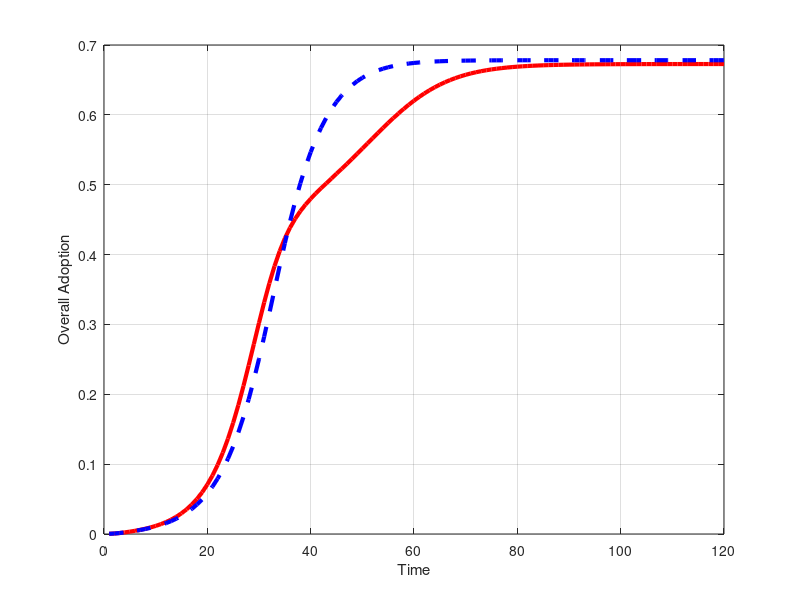
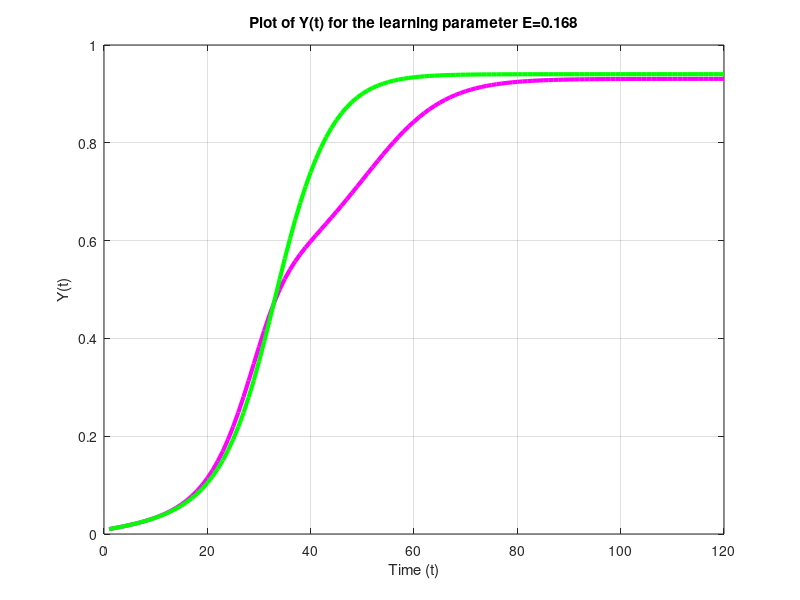
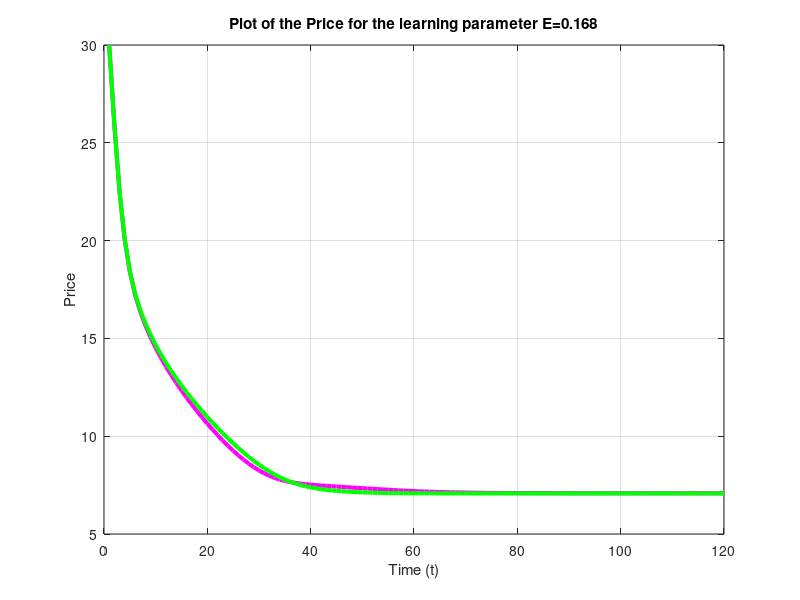
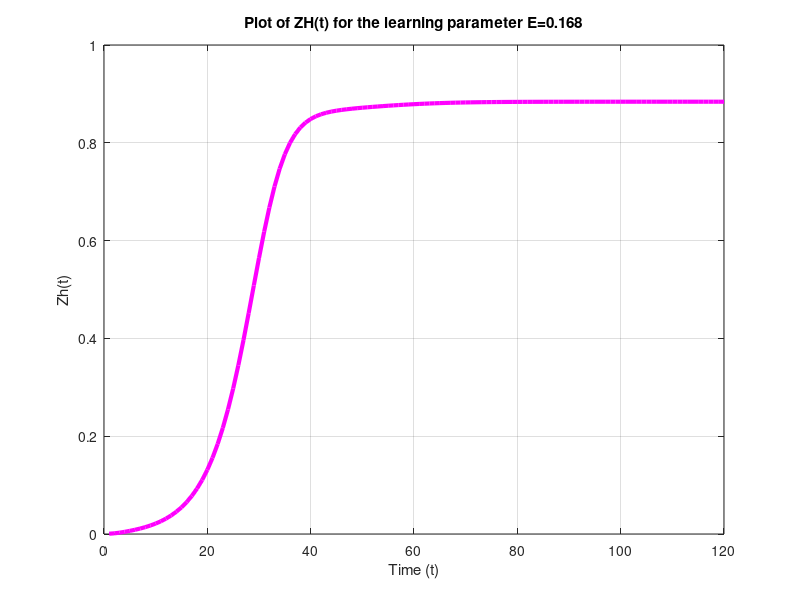

Here is the MATLAB script that generated these plots, in order: (Note: this script raises an error after producing the figures.)
%% Supplementary Figure S9: Zoomed Adoption Dynamics
%
% This script reproduces the zoomed-in adoption trajectories
% presented in Supplementary Figure S9.
%
% The figure compares long-term convergence of adoption dynamics
% under different levels of intergroup interaction.
%
% MATLAB version:
% MATLAB R2024b

clear;
clc;
close all;

% model's parameters
global xi P eta b a n E rho0 alpha_H alpha_L beta_L beta_H t_initial t_final

xi = 0.05;
P = 0.05;
eta = 1;
etai = 1-eta;
b = 0.4;
a = 0.1;
E = 0.168; % the experience parameter E for solar panels
rho0 = 30; 
n = 8000;
t_initial = 0;
t_final = 120;
p2 = 0.05;
% parameters for the gamma distribution for community 1: G_H
alpha_H = 4;
beta_H = 4;

% parameters for the gamma distribution for community 2: G_L
alpha_L = alpha_H;
beta_L = 2;

Y0_H = 0.01;
Y0_L = 0.01;
Y0 = (Y0_H + Y0_L) / 2;

Z0_H = Y0_H * (1 - gamcdf(rho0, alpha_H, beta_H));
Z0_L = Y0_L * (1 - gamcdf(rho0, alpha_H, beta_L));
Z0 = (Z0_H + Z0_L) / 2;

% the time span
tspan = [t_initial, t_final];

% initial Z, Y and price vectors
Y = zeros(1, t_final);
Z = zeros(1, t_final);
price = rho0 * ones(1, t_final);
Y_H = zeros(1, t_final);
Y_L = zeros(1, t_final);
Z_H = zeros(1, t_final);
Z_L = zeros(1, t_final);
Disparity_OverallVector = zeros(1, t_final);
Z_H1 = zeros(1, t_final);
Z_L1 = zeros(1, t_final);


% Initial conditions
Y(1) = Y0;
Y_L(1) = Y0_L;
Y_H(1) = Y0_H;
Z(1) = Z0;
Z_L(1) = Z0_L;
Z_H(1) = Z0_H;
price(1) = rho0;

% the functions are solved for each iteration of the loop
ode = @(t, Y, Zi, Zj) ((xi * P + eta * (b * (1-a) + a * (2 * Zi - 1)) * Zi + etai * (b * (1-a) + a * (2 * Zj - 1)) * Zj) * (1 - Y)- p2 * (Y - Zi));

equationZ = @(Z, price, Y, beta) Y * (1 - gamcdf(price, alpha_H, beta)) - Z;

equationPrice = @(price, Z, rho0, n, E) rho0 * (n * Z) ^ -E - price;

% the Z and price equations for each iteration of the loop
for ts = 2:t_final
    [t, YH_sol] = ode45(@(t, Y_H) ode(t, Y_H, Z_H(ts-1), Z_L(ts-1)), [ts-1, ts], Y_H(ts-1));
    Y_H(ts) = YH_sol(end) ;

    [t, YL_sol] = ode45(@(t, Y_L) ode(t, Y_L, Z_L(ts-1), Z_H(ts-1)), [ts-1, ts], Y_L(ts-1));
    Y_L(ts) = YL_sol(end) ;

    Y(ts) = (Y_H(ts) + Y_L(ts)) / 2;

    price(ts) = fsolve(@(price) equationPrice(price, Z(ts-1), rho0, n , E), price(ts-1));

    Z_H(ts) = fsolve(@(Z_H) equationZ(Z_H, price(ts), Y_H(ts), beta_H), Z_H(ts-1));
    Z_L(ts) = fsolve(@(Z_L) equationZ(Z_L, price(ts), Y_L(ts), beta_L), Z_L(ts-1));

    Z(ts) = (Z_H(ts) + Z_L(ts)) / 2;

    Dsiparity_OverallVector(ts) = abs(Z_H(ts) - Z_L(ts));
end
Z_H1 = Z_H;
Z_L1 = Z_L;

Dsiparity_Overall = sum(abs(Z_H - Z_L));
Disparity_SteadyState = abs(Z_H(t_final) - Z_L(t_final));

% plot Z(t)
figure(1);
plot(1:t_final, Z, 'r', 'LineWidth', 3);
xlabel('Time');
ylabel('Overall Adoption');
%title('Adoption Proportion for Homophily Values (h)');
hold on
grid on;

% plot Y(t)
figure(2);
plot(1:t_final, Y, 'm', 'LineWidth', 3);
xlabel('Time (t)');
ylabel('Y(t)');
title('Plot of Y(t) for the learning parameter E=0.168');
hold on
grid on

% plot price
figure(3);
plot(1:t_final, price, 'm', 'LineWidth', 3);
xlabel('Time (t)');
ylabel('Price');
title('Plot of the Price for the learning parameter E=0.168');
grid on
hold on

% plot Dsiparity_OverallVector
figure(13);
plot(1:t_final, Dsiparity_OverallVector(1:t_final), 'r', 'LineWidth', 3);
xlabel('Time');
ylabel('Transient Disparity');
%title('Disparity for Homophily Values (h)');
hold on
grid on;

% plot ZH(t)
figure(4);
plot(1:t_final, Z_H, 'm', 'LineWidth', 3);
xlabel('Time (t)');
ylabel('Zh(t)');
title('Plot of ZH(t) for the learning parameter E=0.168');
hold on
grid on;

% plot ZL(t)
figure(5);
plot(1:t_final, Z_L, 'm', 'LineWidth', 3);
xlabel('Time (t)');
ylabel('Zl(t)');
title('Plot of ZL(t) for the learning parameter E=0.168');
hold on
grid on
Z1 = Z;
%%%%%% Second etai
eta = 0.86;
etai = 0.14;

% initial Z, Y and price vectors
Y = zeros(1, t_final);
Z = zeros(1, t_final);
price = rho0 * ones(1, t_final);
Y_H = zeros(1, t_final);
Y_L = zeros(1, t_final);
Z_H = zeros(1, t_final);
Z_L = zeros(1, t_final);
Disparity_OverallVector = zeros(1, t_final);

Z_H2 = zeros(1, t_final);
Z_L2 = zeros(1, t_final);

% Initial conditions
Y(1) = Y0;
Y_L(1) = Y0_L;
Y_H(1) = Y0_H;
Z(1) = Z0;
Z_L(1) = Z0_L;
Z_H(1) = Z0_H;
price(1) = rho0;

% the functions are solved for each iteration of the loop
ode = @(t, Y, Zi, Zj) ((xi * P + eta * (b * (1-a) + a * (2 * Zi - 1)) * Zi + etai * (b * (1-a) + a * (2 * Zj - 1)) * Zj) * (1 - Y)- p2 *(Y - Zi));

equationZ = @(Z, price, Y, beta) Y * (1 - gamcdf(price, alpha_H, beta)) - Z;

equationPrice = @(price, Z, rho0, n, E) rho0 * (n * Z) ^ -E - price;

% the Z and price equations for each iteration of the loop
for ts = 2:t_final
    [t, YH_sol] = ode45(@(t, Y_H) ode(t, Y_H, Z_H(ts-1), Z_L(ts-1)), [ts-1, ts], Y_H(ts-1));
    Y_H(ts) = YH_sol(end) ;

    [t, YL_sol] = ode45(@(t, Y_L) ode(t, Y_L, Z_L(ts-1), Z_H(ts-1)), [ts-1, ts], Y_L(ts-1));
    Y_L(ts) = YL_sol(end) ;

    Y(ts) = (Y_H(ts) + Y_L(ts)) / 2;

    price(ts) = fsolve(@(price) equationPrice(price, Z(ts-1), rho0, n , E), price(ts-1));

    Z_H(ts) = fsolve(@(Z_H) equationZ(Z_H, price(ts), Y_H(ts), beta_H), Z_H(ts-1));
    Z_L(ts) = fsolve(@(Z_L) equationZ(Z_L, price(ts), Y_L(ts), beta_L), Z_L(ts-1));

    Z(ts) = (Z_H(ts) + Z_L(ts)) / 2;

    Dsiparity_OverallVector(ts) = abs(Z_H(ts) - Z_L(ts));
end

Z_H2 = Z_H;
Z_L2 = Z_L;

Dsiparity_Overall = sum(abs(Z_H - Z_L));
Disparity_SteadyState = abs(Z_H(t_final) - Z_L(t_final));

% plot Z(t)
figure(1);
plot(1:t_final, Z, '--', 'Color', 'b', 'LineWidth', 3);
hold on

% plot Y(t)
figure(2);
plot(1:t_final, Y, 'g', 'LineWidth', 3);
hold on

% plot price
figure(3);
plot(1:t_final, price, 'g', 'LineWidth', 3);
hold on

% plot Dsiparity_OverallVector
figure(13);
plot(1:t_final, Dsiparity_OverallVector(1:t_final), '--', 'Color', ' b', 'LineWidth', 3);
hold on

% plot ZH(t)
figure(4);
plot(1:t_final, Z_H, 'g', 'LineWidth', 3);

% plot ZL(t)
figure(5);
plot(1:t_final, Z_L, 'g', 'LineWidth', 3);
Z2 = Z;
%%%%% Third etai
eta = 0.63;
etai = 0.37;

% initial Z, Y and price vectors
Y = zeros(1, t_final);
Z = zeros(1, t_final);
price = rho0 * ones(1, t_final);
Y_H = zeros(1, t_final);
Y_L = zeros(1, t_final);
Z_H = zeros(1, t_final);
Z_L = zeros(1, t_final);
Disparity_OverallVector = zeros(1, t_final);

Z_H3 = zeros(1, t_final);
Z_L3 = zeros(1, t_final);

% Initial conditions
Y(1) = Y0;
Y_L(1) = Y0_L;
Y_H(1) = Y0_H;
Z(1) = Z0;
Z_L(1) = Z0_L;
Z_H(1) = Z0_H;
price(1) = rho0;

% the functions are solved for each iteration of the loop
ode = @(t, Y, Zi, Zj) ((xi * P + eta * (b * (1-a) + a * (2 * Zi - 1)) * Zi + etai * (b * (1-a) + a * (2 * Zj - 1)) * Zj) * (1 - Y)- p2 *(Y - Zi));

equationZ = @(Z, price, Y, beta) Y * (1 - gamcdf(price, alpha_H, beta)) - Z;

equationPrice = @(price, Z, rho0, n, E) rho0 * (n * Z) ^ -E - price;

% the Z and price equations for each iteration of the loop
for ts = 2:t_final
    [t, YH_sol] = ode45(@(t, Y_H) ode(t, Y_H, Z_H(ts-1), Z_L(ts-1)), [ts-1, ts], Y_H(ts-1));
    Y_H(ts) = YH_sol(end) ;

    [t, YL_sol] = ode45(@(t, Y_L) ode(t, Y_L, Z_L(ts-1), Z_H(ts-1)), [ts-1, ts], Y_L(ts-1));
    Y_L(ts) = YL_sol(end) ;

    Y(ts) = (Y_H(ts) + Y_L(ts)) / 2;

    price(ts) = fsolve(@(price) equationPrice(price, Z(ts-1), rho0, n , E), price(ts-1));

    Z_H(ts) = fsolve(@(Z_H) equationZ(Z_H, price(ts), Y_H(ts), beta_H), Z_H(ts-1));
    Z_L(ts) = fsolve(@(Z_L) equationZ(Z_L, price(ts), Y_L(ts), beta_L), Z_L(ts-1));

    Z(ts) = (Z_H(ts) + Z_L(ts)) / 2;

    Dsiparity_OverallVector(ts) = abs(Z_H(ts) - Z_L(ts));
end

Z_H3 = Z_H;
Z_L3 = Z_L;

Dsiparity_Overall = sum(abs(Z_H - Z_L));
Disparity_SteadyState = abs(Z_H(t_final) - Z_L(t_final));

% plot Z(t)
figure(1);
plot(1:t_final, Z, ':', 'Color','g', 'LineWidth', 4);
hold on

% plot Y(t)
figure(2);
plot(1:t_final, Y, 'b', 'LineWidth', 3);
hold on

% plot price
figure(3);
plot(1:t_final, price, 'b', 'LineWidth', 3);
hold on

% plot Dsiparity_OverallVector
figure(13);
plot(1:t_final, Dsiparity_OverallVector(1:t_final), ':', 'Color',' g', 'LineWidth', 4);
hold on

% plot ZH(t)
figure(4);
plot(1:t_final, Z_H, 'b', 'LineWidth', 3);

% plot ZL(t)
figure(5);
plot(1:t_final, Z_L, 'b', 'LineWidth', 3);
Z3 = Z;
%%%%%% Forth etai
eta = 0.5;
etai = 0.5;

% initial Z, Y and price vectors
Y = zeros(1, t_final);
Z = zeros(1, t_final);
price = rho0 * ones(1, t_final);
Y_H = zeros(1, t_final);
Y_L = zeros(1, t_final);
Z_H = zeros(1, t_final);
Z_L = zeros(1, t_final);
Disparity_OverallVector = zeros(1, t_final);

Z_H4 = zeros(1, t_final);
Z_L4 = zeros(1, t_final);

% Initial conditions
Y(1) = Y0;
Y_L(1) = Y0_L;
Y_H(1) = Y0_H;
Z(1) = Z0;
Z_L(1) = Z0_L;
Z_H(1) = Z0_H;
price(1) = rho0;

% the functions are solved for each iteration of the loop
ode = @(t, Y, Zi, Zj) ((xi * P + eta * (b * (1-a) + a * (2 * Zi - 1)) * Zi + etai * (b * (1-a) + a * (2 * Zj - 1)) * Zj) * (1 - Y)- p2 * (Y - Zi));

equationZ = @(Z, price, Y, beta) Y * (1 - gamcdf(price, alpha_H, beta)) - Z;

equationPrice = @(price, Z, rho0, n, E) rho0 * (n * Z) ^ -E - price;

% the Z and price equations for each iteration of the loop
for ts = 2:t_final
    [t, YH_sol] = ode45(@(t, Y_H) ode(t, Y_H, Z_H(ts-1), Z_L(ts-1)), [ts-1, ts], Y_H(ts-1));
    Y_H(ts) = YH_sol(end) ;

    [t, YL_sol] = ode45(@(t, Y_L) ode(t, Y_L, Z_L(ts-1), Z_H(ts-1)), [ts-1, ts], Y_L(ts-1));
    Y_L(ts) = YL_sol(end) ;

    Y(ts) = (Y_H(ts) + Y_L(ts)) / 2;

    price(ts) = fsolve(@(price) equationPrice(price, Z(ts-1), rho0, n , E), price(ts-1));

    Z_H(ts) = fsolve(@(Z_H) equationZ(Z_H, price(ts), Y_H(ts), beta_H), Z_H(ts-1));
    Z_L(ts) = fsolve(@(Z_L) equationZ(Z_L, price(ts), Y_L(ts), beta_L), Z_L(ts-1));

    Z(ts) = (Z_H(ts) + Z_L(ts)) / 2;

    Dsiparity_OverallVector(ts) = abs(Z_H(ts) - Z_L(ts));
end

Z_H4 = Z_H;
Z_L4 = Z_L;
Z4 = Z;
Dsiparity_Overall = sum(abs(Z_H - Z_L));
Disparity_SteadyState = abs(Z_H(t_final) - Z_L(t_final));

% plot Z(t)
figure(1);

set(gca, 'FontName', 'Times New Roman');
set(gca, 'FontSize', 12);
set(gca, 'LineWidth', 1);

xlabel('Time', 'FontName', 'Times New Roman', 'FontSize', 12);
ylabel('Overall Adoption', 'FontName', 'Times New Roman', 'FontSize', 12);

legend('I = 0', 'I = 0.14', 'I = 0.37', 'I = 0.5', ...
       'FontName', 'Times New Roman', ...
       'FontSize', 10, ...
       'Location', 'northwest');

grid on;
box on;
plot(1:t_final, Z, '-.', 'Color','k', 'LineWidth', 3);
hold on
legend('I = 0', 'I = 0.14', 'I = 0.37', 'I = 0.5')
ylim([0,1]);
xlim([0,120]);

% Zoomed-in inset
x_zoom = 80:120;

inset_ax = axes('Position', [0.58 0.23 0.28 0.25]);
box on;
hold on;
grid on;

plot(x_zoom, Z1(x_zoom), 'r', 'LineWidth', 2);
plot(x_zoom, Z2(x_zoom), '--b', 'LineWidth', 2);
plot(x_zoom, Z3(x_zoom), ':g', 'LineWidth', 2);
plot(x_zoom, Z4(x_zoom), '-.k', 'LineWidth', 2);

xlim([80 120]);

y_min = min([Z1(x_zoom), Z2(x_zoom), Z3(x_zoom), Z4(x_zoom)]);
y_max = max([Z1(x_zoom), Z2(x_zoom), Z3(x_zoom), Z4(x_zoom)]);
ylim([y_min - 0.01, y_max + 0.01]);

xlabel('Time', 'FontName', 'Times New Roman', 'FontSize', 9);
ylabel('Overall Adoption', 'FontName', 'Times New Roman', 'FontSize', 9);

xticks([80 100 120]);
ytick_values = linspace(y_min, y_max, 3);
yticks(ytick_values);
ytickformat('%.3f');
title('Zoomed-in', 'FontName', 'Times New Roman','FontSize', 9);
set(gca, 'FontSize', 8);

% plot Y(t)
figure(2);
plot(1:t_final, Y, '--r', 'LineWidth', 3);
hold on
legend('\eta_{-i} = 0', '\eta_{-i} = 0.125', '\eta_{-i} = 0.375', '\eta_{-i} = 0.5')


% plot price
figure(3);
plot(1:t_final, price, '--r', 'LineWidth', 3);
hold on
legend('\eta_{-i} = 0', '\eta_{-i} = 0.125', '\eta_{-i} = 0.375', '\eta_{-i} = 0.5')

% plot Dsiparity_OverallVector
figure(13);
plot(1:t_final, Dsiparity_OverallVector(1:t_final), '-.', 'Color', 'k', 'LineWidth', 3);
legend('I = 0', 'I = 0.14', 'I = 0.37', 'I = 0.5')
hold on
ylim([0,1]);
xlim([0,120]);

Dist12H = sum(abs(Z_H1 - Z_H2));
Dist12L = sum(abs(Z_L1 - Z_L2));

Dist23H = sum(abs(Z_H2 - Z_H3));
Dist23L = sum(abs(Z_L2 - Z_L3));

Dist34H = sum(abs(Z_H3 - Z_H4));
Dist34L = sum(abs(Z_L3 - Z_L4));

% plot ZH(t)
figure(4);
plot(1:t_final, Z_H, '--r', 'LineWidth', 3);

% plot ZL(t)
figure(5);
plot(1:t_final, Z_L, '--r', 'LineWidth', 3);

% plot zhs
figure(6);
plot(1:t_final, Z_H1, 'r', 'LineWidth', 3);
hold on
plot(1:t_final, Z_H2, 'b', 'LineWidth', 3);
hold on
plot(1:t_final, Z_H3, 'g', 'LineWidth', 3);
hold on
plot(1:t_final, Z_H4, 'm', 'LineWidth', 3);
legend('\eta_{-i} = 0', '\eta_{-i} = 0.125', '\eta_{-i} = 0.375', '\eta_{-i} = 0.5')
grid on
ylim([0,1]);
xlim([0,120]);
xlabel('Time (t)');
ylabel('Z_H(t)');
title('Plot of ZH(t) for the learning parameter E=0.168');
% plot zls
figure(7);
plot(1:t_final, Z_L1, 'r', 'LineWidth', 3);
hold on
plot(1:t_final, Z_L2, 'b', 'LineWidth', 3);
hold on
plot(1:t_final, Z_L3, 'g', 'LineWidth', 3);
hold on
plot(1:t_final, Z_L4, 'm', 'LineWidth', 3);
legend('\eta_{-i} = 0', '\eta_{-i} = 0.125', '\eta_{-i} = 0.375', '\eta_{-i} = 0.5')
grid on
ylim([0,1]);
xlim([0,120]);
xlabel('Time (t)');
ylabel('ZL(t)');
title('Plot of ZL(t) for the learning parameter E=0.168');
% Example data (2x3 matrix)
data = [2.8383, 1.0336, 0.4055, 0.0955, 0.1035; 
        1.344, 1.4432, 1.4864, 1.49, 1.4635]; % Your actual data should replace this

% Define x and y labels (Plain text for the heatmap)
%xLabels = {'0 \rightarrow 0.05', '0.05 \rightarrow 0.1', '0.1 \rightarrow 0.15', '0.15 \rightarrow 0.2', '0.2 \rightarrow 0.25', '0.25 \rightarrow 0.3', '0.3 \rightarrow 0.35', '0.35 \rightarrow 0.4', '0.4 \rightarrow 0.45', '0.45 \rightarrow 0.5'}; % Temporary plain labels for x-axis
xLabels = {'0 \rightarrow 0.1', '0.1 \rightarrow 0.2', '0.2 \rightarrow 0.3', '0.3 \rightarrow 0.4', '0.4 \rightarrow 0.5'}; % Temporary plain labels for x-axis
yLabels = {'Disparity within c_Ls', 'Disparity within c_Hs'}; % Labels for y-axis

% Ensure the figure is new and there is no conflict with 'hold on'
figure; % Create a new figure

% Create heatmap
h = heatmap(xLabels, yLabels, data);

% Customize heatmap
h.Title = 'Heatmap of disparity within communities vs Interactability';
h.XLabel = '\eta_{-i}';

% Optional: Customize colormap
colormap('parula');

% Data from the table
a = [0.5, 0.45, 0.4, 0.35, 0.3, 0.25, 0.2, 0.15, 0.1, 0.05, 0]; % x-axis values (parameter h)
Dispchcl = [34.21, 35.05, 35.94, 36.85, 37.82, 38.86, 40, 41.3, 42.89, 45.08, 49.42]; % y-axis values

% Create a figure
figure(17);

% Create a bar chart
b = bar(a, Dispchcl, 'FaceColor', 'flat'); % Bar chart with flat coloring

% Set all bars to blue
b.FaceColor = 'b'; % Blue color for all bars

% Add labels, title, and legend
xlabel('Intergroup Interaction', 'Interpreter', 'latex');
ylabel('Cumulative Disparity', 'Interpreter', 'latex');
ylim([30, 55]);
%title('Cumulative Disparity for Homophily Values (h)', 'Interpreter', 'latex');

% Customize grid and aesthetics
grid on;
set(gca, 'FontSize', 12);

hold off;

% --------------------------------
% Create separate zoom-in figure
% --------------------------------

x_zoom = 100:120;

figure(9);
clf;
plot(x_zoom, Z1(x_zoom), 'r', 'LineWidth', 20);
hold on;
plot(x_zoom, Z2(x_zoom), '--b', 'LineWidth', 20);
plot(x_zoom, Z3(x_zoom), ':g', 'LineWidth', 20);
plot(x_zoom, Z4(x_zoom), '-.k', 'LineWidth', 20);

grid on;
box on;

xlabel('Time', 'FontName', 'Times New Roman', 'FontSize', 140);
ylabel('Adoption', 'FontName', 'Times New Roman', 'FontSize', 140);

xlim([100 120]);

y_min = min([Z1(x_zoom), Z2(x_zoom), Z3(x_zoom), Z4(x_zoom)]);
y_max = max([Z1(x_zoom), Z2(x_zoom), Z3(x_zoom), Z4(x_zoom)]);

y_margin = 0.002;   % try 0.001, 0.002, or 0.005
ylim([y_min - y_margin, y_max + y_margin]);

xticks([100 110 120]);

ytick_values = linspace(y_min, y_max, 4);
yticks(ytick_values);
ytickformat('%.3f');

set(gca, 'FontName', 'Times New Roman');
set(gca, 'FontSize', 140);
set(gca, 'LineWidth', 0.8);

% Make the figure small and clean
set(gcf, 'Units', 'inches');
set(gcf, 'Position', [1 1 2.4 1.7]);

% Save as EPS
set(gcf, 'Renderer', 'painters');
print(gcf, 'Fig1_zoom_in.eps', '-depsc', '-r600');
